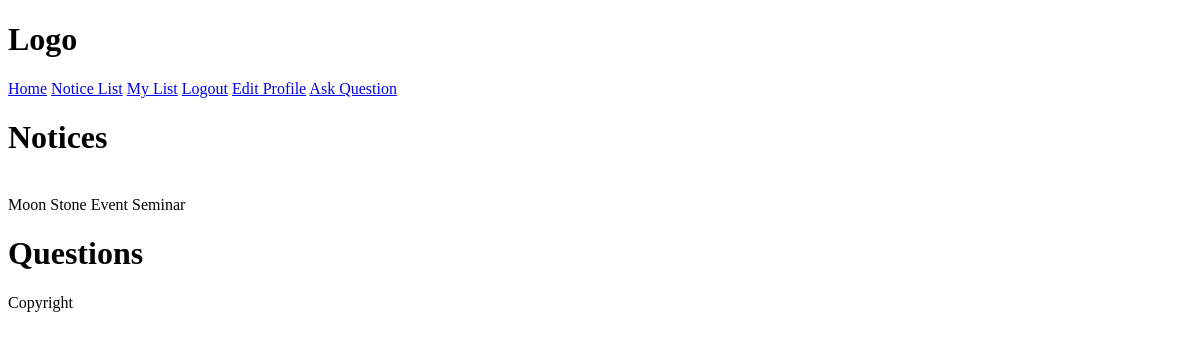
The app's page /college/mylist/ (signed in), older data.
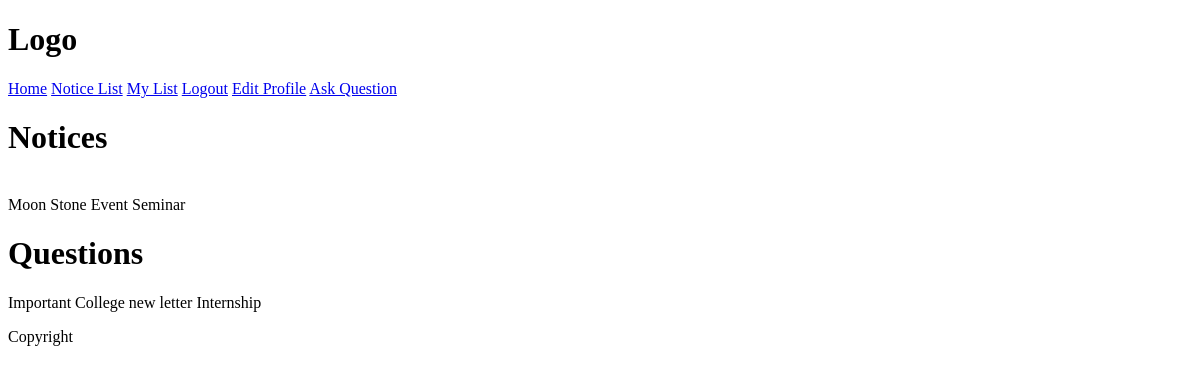
The same page, newer data.
### college/models.py (models this page shows, shortened)
class Notice(models.Model):
    subject = models.CharField(max_length=100)
    msg = models.TextField()
    cr_date = models.DateTimeField(auto_now_add=True)
    branch = models.ForeignKey(to=Branch, on_delete=CASCADE, null=True, blank=True)

class Question(models.Model):
    subject = models.CharField(max_length=100)
    msg = models.TextField()
    cr_date = models.DateTimeField(auto_now_add=True)
    user = models.ForeignKey(to=User, on_delete=CASCADE, null=True, blank=True)

### college/views.py (the view)
# urls.py: path('mylist/', views.MyList.as_view()),
@method_decorator(login_required, name='dispatch')
class MyList(TemplateView):
    template_name = "college/mylist.html"
    def get_context_data(self, **kwargs):
        context = TemplateView.get_context_data(self, **kwargs)
        context["notices"] = Notice.objects.order_by("-id")[:3]
        context["questions"] = Question.objects.order_by("-id")[:3]
        return context;

### college/templates/college/mylist.html (shortened to what this page needs)
<!DOCTYPE html>
<html lang="en">
<head>
</head>
<body>
{% extends 'base.html' %}
{% block content %}
<h1> Notices</h1>
<br>
{% for n1 in notices %}
{{n1.subject}}
{% endfor %}
<h1> Questions  </h1>
{% for q1 in questions %}
{{q1.subject}}
{% endfor %}
{% endblock %}

### college/templates/base.html (shortened to what this page needs)
<!DOCTYPE html>
<html lang="en">
<head>
<link href="/static/style.css" rel="stylesheet" />
</head>
<body>
<h1> Logo </h1>
<p>
<a href="/college/home">Home</a>
<a href="/college/notice">Notice List</a>
<a href="/college/mylist">My List</a>
{% if user.is_authenticated %}
<a href="/accounts/logout">Logout</a>
{% else %}
<a href="/accounts/login">Login</a>
{% endif %}
{% if user.is_superuser %}
<a href="/admin">Admin Panel</a>
{% else %}
    {% if user.is_authenticated %}
        <a href="/college/profile/edit/{{user.profile.id}}">Edit Profile</a>
        <a href="/college/question/create">Ask Question</a>
    {% endif %}
{% endif %}
</p>
{% block content %}
{% endblock %}
<p>Copyright </p>
</body>
</html>

### college/static/style.css (style rules this page uses)
body { background color: #fefacb; }

Row changes from the older to the newer data that the page shows:
added Question: subject "Important"
added Question: subject "College new letter"
added Question: subject "Internship"
